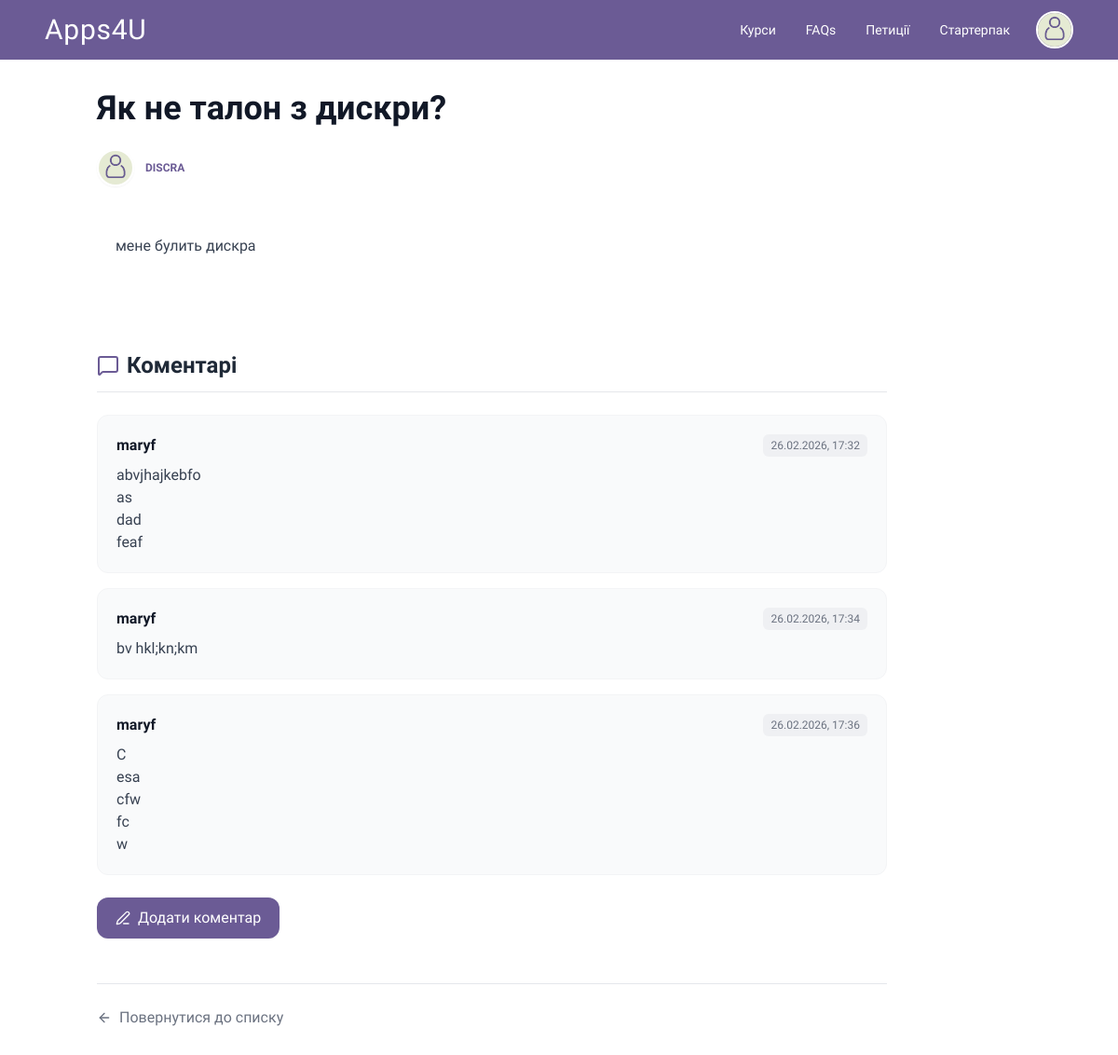
The page /faqs/5/ (signed in) on the database its author committed.
### users/models.py (models this page shows, shortened)
class Profile(models.Model):
    YEAR_CHOICES = [
        (1, 'перший курс'),
        (2, 'другий курс'),
        (3, 'третій курс'),
        (4, 'четвертий курс'),
    ]
    MAJOR_CHOICES = [
        ('CS', "Комп'ютерні Науки"),
        ('RO', 'Робототехніка'),
        ('DA', 'ІТ та Аналітика Рішень'),
    ]
    user = models.OneToOneField(User, on_delete=models.CASCADE)
    about = models.TextField(max_length=500,blank=True)
    icon = models.ImageField(upload_to='profile_pics/', default='profile_pics/default.jpg')
    major = models.CharField(
        max_length=2,
        choices=MAJOR_CHOICES,
        default='NONE'
    )
    year_of_study = models.IntegerField(
        choices=YEAR_CHOICES,
        default=0,
        verbose_name="Current Course Year"
    )

### faqs/models.py (models this page shows, shortened)
class Question(models.Model):
    user = models.ForeignKey(User, on_delete=models.CASCADE)
    course = models.ForeignKey('courses.Course', on_delete=models.CASCADE, related_name='user_questions', default=1)
    title = models.CharField(max_length=50)
    content = models.TextField()
    created_at = models.DateTimeField(auto_now_add=True)

class Answer(models.Model):
    question = models.ForeignKey(Question, related_name='answers', on_delete=models.CASCADE)
    user = models.ForeignKey(User, on_delete=models.CASCADE)
    text = models.TextField()
    created_at = models.DateTimeField(auto_now_add=True)

### courses/models.py (models this page shows, shortened)
class Course(models.Model):
    title = models.CharField(max_length=200)
    slug = models.SlugField(unique=True, blank=True)
    course_id = models.CharField(max_length=10, unique=True)
    description = models.TextField(blank=True)
    photo = models.ImageField(upload_to='courses_pics/', default='courses_pics/default.jpg')

### faqs/views.py (the view)
# urls.py: path('<int:question_id>/', views.faq_detail, name='faq_detail'),
@login_required
def faq_detail(request, question_id):
    question = get_object_or_404(Question, id=question_id)
    if request.method == "POST":
        form = AnswerForm(request.POST)
        if form.is_valid():
            answer = form.save(commit=False)
            answer.question = question
            answer.user = request.user
            answer.save()
            return redirect('faq_detail', question_id=question.id)
    else:
        form = AnswerForm()
    return render(request, 'faq_detail.html', {'question': question, 'form': form})

### faqs/templates/faq_detail.html (shortened to what this page needs)
{% extends 'base.html' %}
{% block content %}
<div class="max-w-4xl mx-20 px-6 py-12">
    <div class="mb-8 pt-12">
        <h1 class="text-4xl font-extrabold text-gray-900 mb-6">{{ question.title }}</h1>
        <div class="flex items-center gap-3 mb-2">
            <img class="w-10 h-10 rounded-full border-2 border-white shadow-sm"
                src="{{ question.user.profile.icon.url }}" alt="User">
            <div class="flex flex-col leading-tight">
                <span class="text-[#6B5B95] text-xs font-bold uppercase">{{ question.course.title }}</span>
            </div>
        </div>
        <div class="p-5">
            <p class="text-gray-700 whitespace-pre-line">
                {{ question.content }}
            </p>
        </div>
    </div>
    <div class="mb-12">
        <h2 class="text-2xl font-bold text-gray-800 border-b border-gray-200 pb-3 mb-6 flex items-center gap-2">
            <i data-lucide="message-square" class="w-6 h-6 text-[#6B5B95]"></i> Коментарі
        </h2>
        <div class="space-y-4 mb-6">
            {% for answer in question.answers.all %}
            <div class="bg-gray-50 border border-gray-100 rounded-xl p-5 hover:bg-white hover:border-gray-200 transition hover:shadow-sm">
                        <div class="flex justify-between items-start mb-2">
                            <strong class="text-gray-900 font-bold">{{ answer.user }}</strong>
                            <span class="text-xs text-gray-500 bg-gray-200/50 px-2 py-1 rounded-md">{{ answer.created_at|date:"d.m.Y, H:i" }}</span>
                        </div>
                        <p class="text-gray-700 whitespace-pre-line">{{ answer.text }}</p>
                    </div>
            {% empty %}
            <p class="text-gray-500 italic px-2">Поки що немає коментарів. Будь першим!</p>
            {% endfor %}
        </div>
        <a href="{% url 'add_answer' question.id%}" class="inline-flex items-center gap-2 px-5 py-2.5 bg-[#6B5B95] text-white font-medium rounded-xl hover:bg-[#524575] shadow-sm transition">
            <i data-lucide="pen-line" class="w-4 h-4"></i> Додати коментар
        </a>
    </div>
    <div class="border-t border-gray-200 mt-12 pt-6 ">
        <a href="{% url 'faq_list' %}" class="flex items-center gap-2 text-gray-500 hover:text-black transition font-medium">
            <i data-lucide="arrow-left" class="w-4 h-4"></i>
            Повернутися до списку
        </a>
    </div>
</div>
{% endblock %}

### templates/base.html (shortened to what this page needs)
{% load static %}
<!DOCTYPE html>
<html lang="uk">
<head>
    <script src="https://cdn.tailwindcss.com"></script>
</head>
<body class="min-h-screen flex flex-col bg-white">
    <header class="bg-[#6B5B95] text-white h-16 py-2 px-6 md:px-12 flex items-center justify-between fixed top-0 left-0 w-full z-50">
        <div class="text-3xl tracking-wide font-logo flex-shrink-0">
            <a href="{% url 'home' %}">Apps4U</a>
        </div>
        <div class="flex items-center space-x-4">
            <nav class="hidden md:flex space-x-2">
                <a href="{% url 'course_list' %}" class="px-3 py-1.5 text-sm hover:text-gray-200 transition">Курси</a>
                <a href="{% url 'faq_list' %}" class="px-3 py-1.5 text-sm hover:text-gray-200 transition">FAQs</a>
                <a href="{% url 'petition_list' %}" class="px-3 py-1.5 text-sm hover:text-gray-200 transition">Петиції</a>
                <a href="{% url 'starter_pack' %}" class="px-3 py-1.5 text-sm hover:text-gray-200 transition">Стартерпак</a>
            </nav>
            <div class="flex items-center space-x-4">
                <a href="{% url 'profile' %}" class="group flex items-center">
                    <div class="w-10 h-10 rounded-full overflow-hidden border-2 border-white group-hover:border-[#E0E8D0] transition-colors duration-300">
                        <img src="{{ user.profile.icon.url }}"
                            alt="Profile Picture"
                            class="w-full h-full object-cover">
                    </div>
                </a>
            </div>
        </div>
    </header>
    {% block content %}
    {% endblock %}
</body>
</html>

### templates/base.html (style rules this page uses)
body { font-family: 'SN Pro', sans-serif; }
.font-logo { font-family: 'Russo One', sans-serif; }

### rows shown on the page
Question: title "Як не талон з дискри?", user.profile.icon (placeholder picture), course "DISCRA", content "мене булить дискра"
Answer: user "maryf", created_at "26.02.2026, 17:32", text "abvjhajkebfo as dad feaf"
Answer: user "maryf", created_at "26.02.2026, 17:34", text "bv hkl;kn;km"
Answer: user "maryf", created_at "26.02.2026, 17:36", text "C esa cfw fc w"
